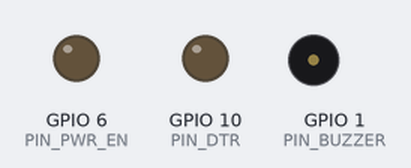
This sketch was run on a simulated ESP32-C3. Parts: output pins drawn as LEDs (lit = HIGH), buzzer (waves = sounding, pin HIGH). The modem accepts every AT command (registered, SIM ready, sends succeed) and sends nothing else; what the sketch prints to the serial monitor is not drawn.

Above: at 4.3 s.
Timing chart, 0 to 8.6 s (numbered marks = the images above):
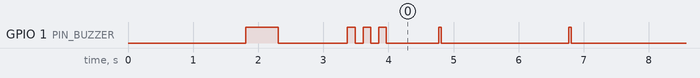

Measured:
- by itself, GPIO 1 (PIN_BUZZER): HIGH → LOW at 2.3 s, → HIGH 1.1 s later, → LOW 0.12 s later, → HIGH 0.12 s later, … (133 changes in this stretch)

The sketch:

oldmod_pinsweep.ino
```cpp
// ============================================================================
//  구모듈 SIM7080 핀맵 자동 스위프 (standalone C3, 브레드보드)
//  목적: AT 무응답 원인이 핀맵인지 찾기 — RX/TX(2·4↔4·2) x DTR(L/H) x PWRKEY(반전/native)
//        조합을 자동으로 훑어 "AT -> OK" 나오는 조합을 보고.
//  고정핀: PWRKEY=GPIO7, DTR=GPIO10, PWR_EN=GPIO6, BUZZER=GPIO1. UART 후보=GPIO2·4.
//  빌드: arduino-cli compile -b esp32:esp32:esp32c3:CDCOnBoot=cdc <folder>
//        upload  -b esp32:esp32:esp32c3:CDCOnBoot=cdc -p COMxx <folder>
//  모니터 115200. (전부 무응답이면 = 핀맵 아닌 물리 문제 → 화면 하단 체크리스트)
// ============================================================================
#include <Arduino.h>
#include <HardwareSerial.h>

#define PIN_PWR_EN 6
#define PIN_PWRKEY 7
#define PIN_DTR    10
#define PIN_BUZZER 1
#define LTE_BAUD   115200

HardwareSerial modem(1);
int wRx = -1, wTx = -1, wDtr = -1;   // 찾은 조합 저장

static void beep(int n, int on, int gap) {
  for (int i = 0; i < n; i++) { digitalWrite(PIN_BUZZER, HIGH); delay(on); digitalWrite(PIN_BUZZER, LOW); if (i < n - 1) delay(gap); }
}

// inv=1 => idle HIGH / pulse LOW (반전, 구모듈 예상) ; inv=0 => idle LOW / pulse HIGH (native)
static void pulsePwrkey(int inv) {
  int idle = inv ? HIGH : LOW, pulse = inv ? LOW : HIGH;
  pinMode(PIN_PWRKEY, OUTPUT);
  digitalWrite(PIN_PWRKEY, idle);  delay(200);
  digitalWrite(PIN_PWRKEY, pulse); delay(1200);
  digitalWrite(PIN_PWRKEY, idle);
}

static bool tryCombo(int rx, int tx, int dtrHigh) {
  pinMode(PIN_DTR, OUTPUT); digitalWrite(PIN_DTR, dtrHigh ? HIGH : LOW);
  modem.end(); delay(60);
  modem.begin(LTE_BAUD, SERIAL_8N1, rx, tx);
  delay(200);
  for (int k = 0; k < 3; k++) {
    while (modem.available()) modem.read();
    modem.print("AT\r\n");
    String r = ""; uint32_t t0 = millis();
    while (millis() - t0 < 800) { while (modem.available()) { char c = modem.read(); if (c != '\r') r += c; } }
    r.replace("\n", " "); r.trim();
    Serial.printf("   rx=%d tx=%d dtr=%s AT#%d -> [%s]\n", rx, tx, dtrHigh ? "HIGH" : "LOW", k + 1, r.length() ? r.c_str() : "(무응답)");
    if (r.indexOf("OK") >= 0) { wRx = rx; wTx = tx; wDtr = dtrHigh; return true; }
  }
  return false;
}

static bool sweep(const char* phase) {
  Serial.printf("== %s ==\n", phase);
  int rxs[2] = {2, 4}, txs[2] = {4, 2};
  for (int i = 0; i < 2; i++)
    for (int d = 0; d < 2; d++)
      if (tryCombo(rxs[i], txs[i], d)) {
        Serial.printf(">>> FOUND: RX=%d TX=%d DTR=%s  (%s) <<<\n", rxs[i], txs[i], d ? "HIGH" : "LOW", phase);
        beep(3, 120, 120);
        return true;
      }
  return false;
}

void setup() {
  pinMode(PIN_BUZZER, OUTPUT); digitalWrite(PIN_BUZZER, LOW);
  pinMode(PIN_PWR_EN, OUTPUT); digitalWrite(PIN_PWR_EN, LOW);   // 레일 ON(배선됐으면)
  Serial.begin(115200); Serial.setTxTimeoutMs(0); delay(1800);
  Serial.println();
  Serial.println("=== 구모듈 핀맵 자동 스위프 (SIM7080 AT 탐색) ===");
  Serial.println("고정핀: PWRKEY=7 DTR=10 PWR_EN=6 BUZZER=1 / UART 후보 GPIO2·4");
  beep(1, 500, 0);

  bool found = sweep("Phase0: 펄스없이(이미 ON 가정)");
  if (!found) { Serial.println("-- PWRKEY 반전 펄스(HIGH->LOW->HIGH) 후 6s --"); pulsePwrkey(1); delay(6000); found = sweep("Phase1: 반전펄스 후"); }
  if (!found) { Serial.println("-- PWRKEY native 펄스(LOW->HIGH->LOW) 후 6s --"); pulsePwrkey(0); delay(6000); found = sweep("Phase2: native펄스 후"); }

  if (!found) {
    Serial.println();
    Serial.println("xxx 모든 조합(RX/TX x DTR x PWRKEY 2극성) 무응답 xxx");
    Serial.println("=> 핀맵 문제 아닐 가능성 큼. 물리 점검:");
    Serial.println("   1) SIM7080 5V 어댑터 ON + 모듈 전원 LED?");
    Serial.println("   2) ESP GPIO7(PWRKEY) -> 모듈 PWRKEY 배선?");
    Serial.println("   3) ESP GPIO2/4 <-> 모듈 TXD/RXD 실제 연결(크로스)?");
    Serial.println("   4) GND 공통 확실?(브레드보드 접점)");
  } else {
    Serial.printf("\n★ 최종: RX=%d TX=%d DTR=%s — 이후 2초마다 AT 핑\n", wRx, wTx, wDtr ? "HIGH" : "LOW");
  }
}

void loop() {
  if (wRx < 0) { delay(1000); return; }
  static uint32_t last = 0;
  if (millis() - last >= 2000) {
    last = millis();
    while (modem.available()) modem.read();
    modem.print("AT\r\n");
    String r = ""; uint32_t t0 = millis();
    while (millis() - t0 < 800) { while (modem.available()) { char c = modem.read(); if (c != '\r') r += c; } }
    r.replace("\n", " "); r.trim();
    bool ok = r.indexOf("OK") >= 0;
    Serial.printf("[PING] rx=%d tx=%d -> %s [%s]\n", wRx, wTx, ok ? "OK" : "무응답", r.c_str());
    if (ok) beep(1, 40, 0);
  }
}
```
